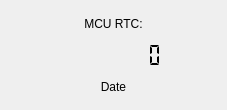
<?xml version="1.0" encoding="UTF-8"?>
<ui version="4.0">
 <class>ClockView</class>
 <widget class="QWidget" name="ClockView">
  <property name="geometry">
   <rect>
    <x>0</x>
    <y>0</y>
    <width>227</width>
    <height>110</height>
   </rect>
  </property>
  <property name="windowTitle">
   <string>Form</string>
  </property>
  <layout class="QVBoxLayout" name="verticalLayout">
   <item>
    <widget class="QLabel" name="label">
     <property name="text">
      <string>MCU RTC:</string>
     </property>
     <property name="alignment">
      <set>Qt::AlignmentFlag::AlignCenter</set>
     </property>
    </widget>
   </item>
   <item>
    <widget class="QLCDNumber" name="timeLcd">
     <property name="inputMethodHints">
      <set>Qt::InputMethodHint::ImhNone</set>
     </property>
     <property name="frameShape">
      <enum>QFrame::Shape::NoFrame</enum>
     </property>
     <property name="frameShadow">
      <enum>QFrame::Shadow::Plain</enum>
     </property>
     <property name="smallDecimalPoint">
      <bool>false</bool>
     </property>
     <property name="digitCount">
      <number>8</number>
     </property>
     <property name="mode">
      <enum>QLCDNumber::Mode::Dec</enum>
     </property>
     <property name="segmentStyle">
      <enum>QLCDNumber::SegmentStyle::Flat</enum>
     </property>
     <property name="value" stdset="0">
      <double>0.000000000000000</double>
     </property>
    </widget>
   </item>
   <item>
    <widget class="QLabel" name="dateLabel">
     <property name="sizePolicy">
      <sizepolicy hsizetype="Preferred" vsizetype="Preferred">
       <horstretch>0</horstretch>
       <verstretch>0</verstretch>
      </sizepolicy>
     </property>
     <property name="sizeIncrement">
      <size>
       <width>0</width>
       <height>0</height>
      </size>
     </property>
     <property name="text">
      <string>Date</string>
     </property>
     <property name="alignment">
      <set>Qt::AlignmentFlag::AlignCenter</set>
     </property>
    </widget>
   </item>
  </layout>
 </widget>
 <resources/>
 <connections/>
</ui>
